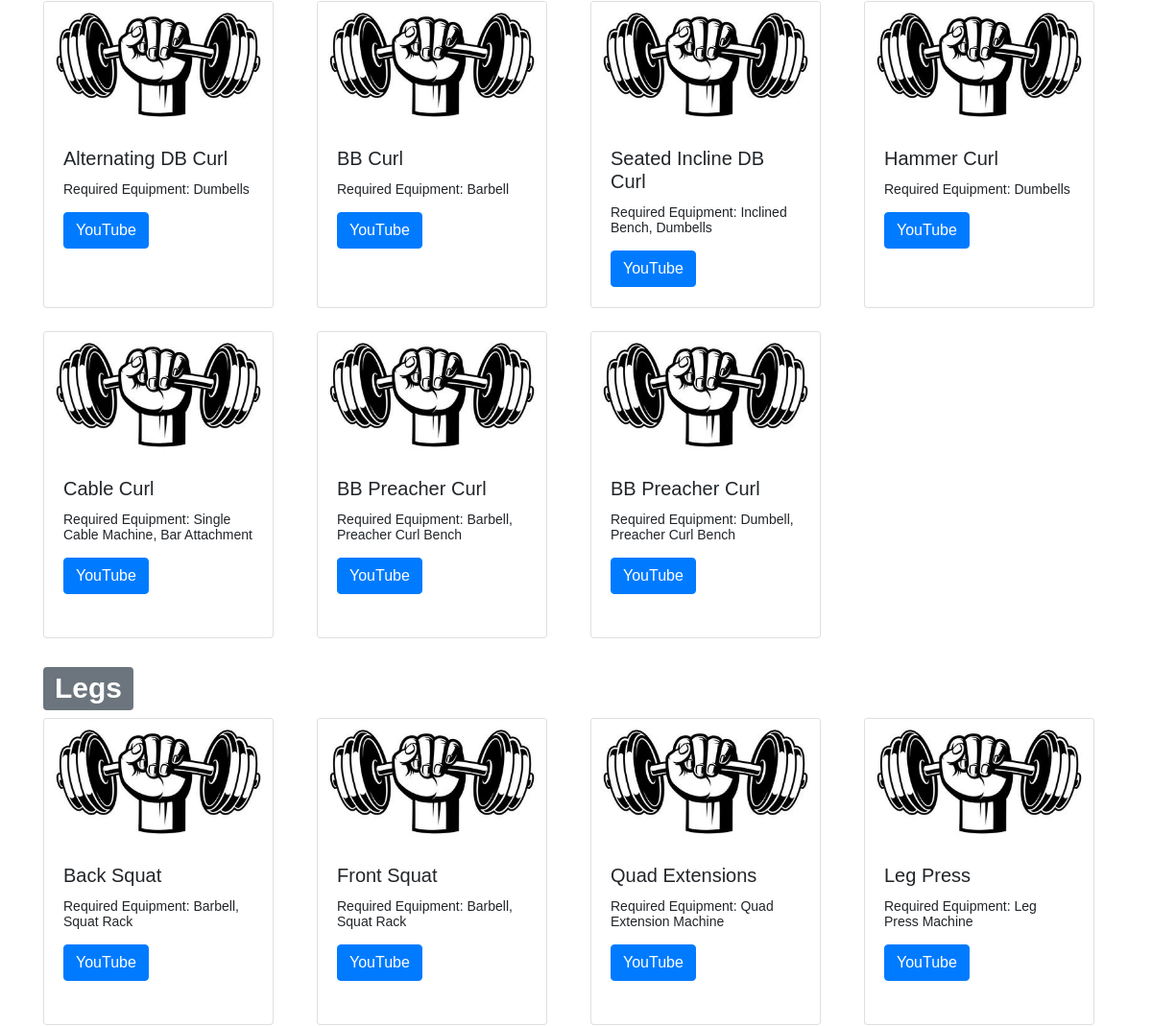
Before: /exercise-library.php (signed in, middle part) with the older database file.
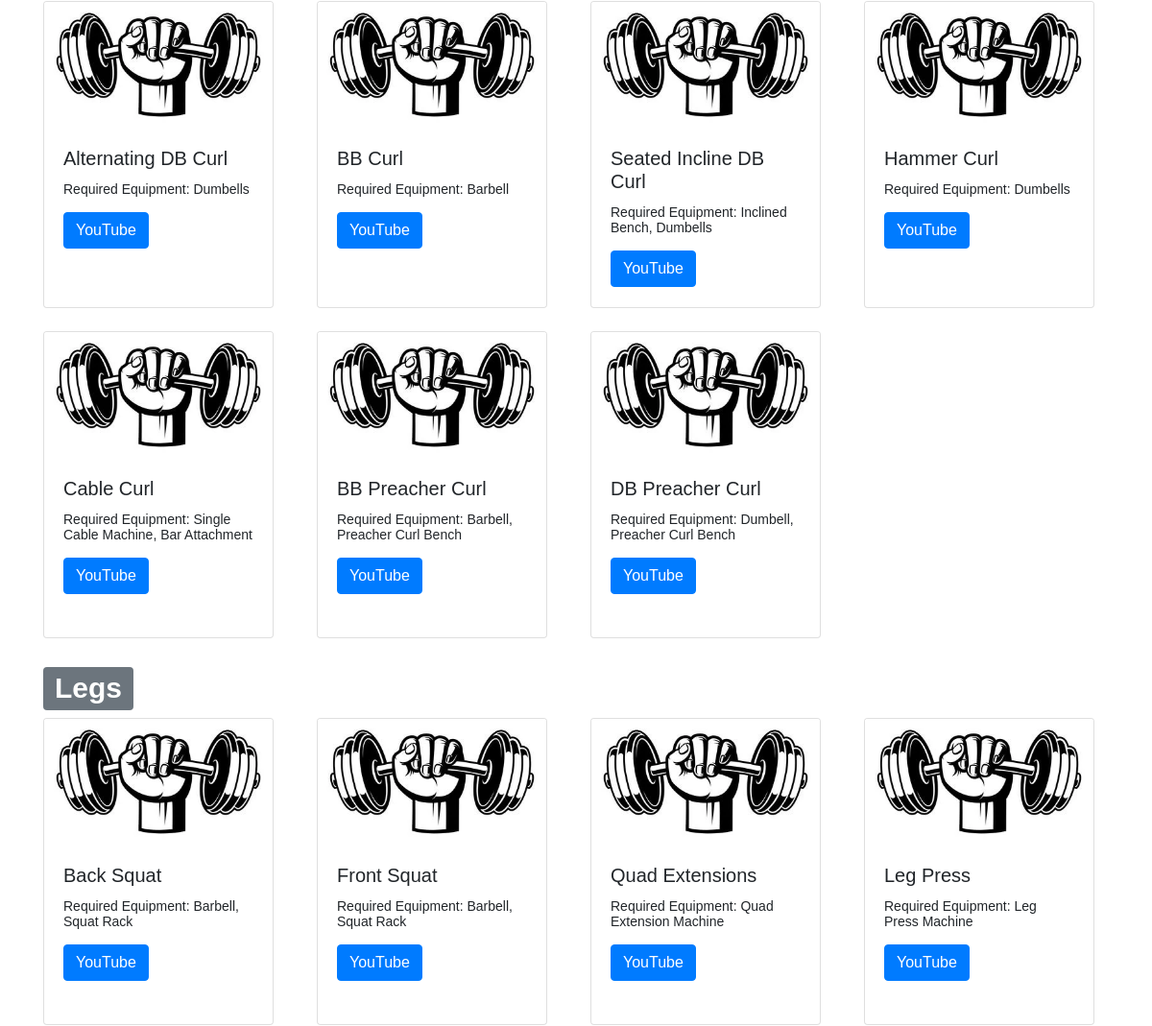
After: the same page with the newer database file.
### tables this page shows
CREATE TABLE exercises(
    exID INT NOT NULL AUTO_INCREMENT,
    name VARCHAR(50),
    muscleGroup VARCHAR(20),
    equipment VARCHAR(100),
    videoURL VARCHAR(255),
    imagePath VARCHAR(255),
    PRIMARY KEY (exID)
);

### exercise-library.php (the view, shortened to what this page needs)
<!DOCTYPE html>
<html lang="en">
<head>
    <link rel="stylesheet" href="https://maxcdn.bootstrapcdn.com/bootstrap/4.0.0/css/bootstrap.min.css">
</head>
<body>
<div class="container">
<?php
require_once('config.php');
$sql = "SELECT * FROM exercises";
$stmt = $pdo->prepare($sql);
$stmt->execute();
$data = $stmt->fetchAll(PDO::FETCH_ASSOC);
$currentMuscle = $data[0]['muscleGroup'];
    echo "<div class=\"row\">";
for($i = 0; $i < count($data); $i++) {
    if($currentMuscle != $data[$i]['muscleGroup']) {
        $currentMuscle = $data[$i]['muscleGroup'];
        echo "</div>";
        echo '<h1><span class="badge badge-secondary">';
        echo $currentMuscle;
        echo '</span></h1>';
        echo "<div class=\"row\">";
    }
    echo "<div class=\"col-lg-3 mb-4\">";
    echo "<div class=\"card\" style=\"width: 15rem; height: 20rem;\">
    <img src=\"muscleGroupImages\\dumbbell.jpg\" class=\"card-img-top\" alt=\"...\">
    <div class=\"card-body\">
      <h5 class=\"card-title\">{$data[$i]['name']}</h5>
      <p class=\"card-text\">Required Equipment: {$data[$i]['equipment']}</p>
      <a href=\"{$data[$i]['videoURL']}\" class=\"btn btn-primary\" target=\"_blank\">YouTube</a>
    </div>
  </div>";
  echo '</div>';
}
echo '</div>';
?>
</div>
</body>
</html>

### exercise-library.php (style rules this page uses)
body { font: 14px sans-serif; }

Changed rows visible on the page:
changed exercises "Dumbell, Preacher Curl Bench": name "BB Preacher Curl" → "DB Preacher Curl"
